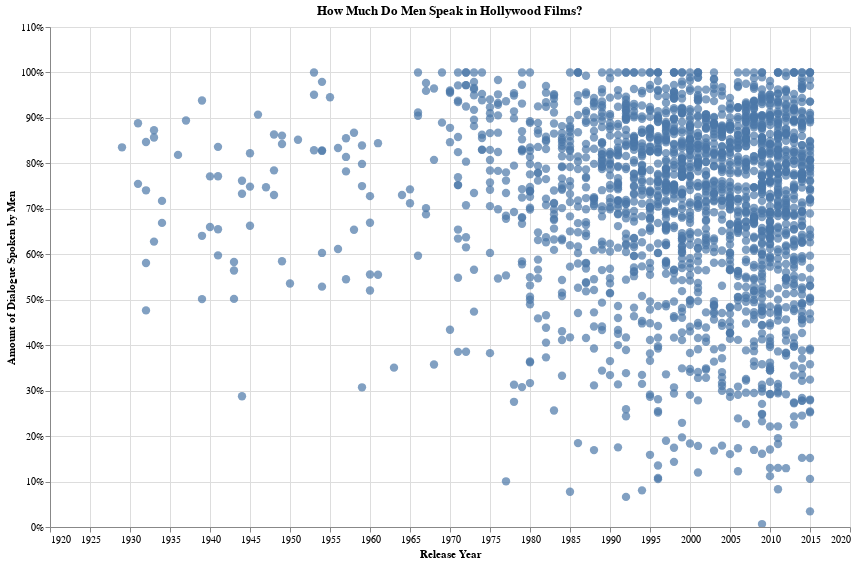

This figure's notebook cell:
### Markdown cell above
## Let's make an interactive visualization of our data

we're going to follow the same steps as above: specifying a chart class, the type of mark, the encoding, and the properties.

But we're also going to add two new steps:

- We're going to specify a `tooltip`, which will create a tooltip to disply additional information about our datapoints when we hover over it.
- We're going to call `interactive` to specify that we want our visualization to be interactive.

Altair has built interactivity fields

Altair ALSO has a function to save your chart (see below)

### Code cell
alt.Chart(men_dialogue_df, title='How Much Do Men Speak in Hollywood Films?').mark_circle(size=70).encode(
   alt.X('year:Q', axis=alt.Axis(format='', title='Release Year'),
        scale=alt.Scale(domain=(1920, 2020))
    ),
    alt.Y('proportion_of_dialogue', axis=alt.Axis(format='%', title='Amount of Dialogue Spoken by Men')),
    tooltip=['title', 'year', alt.Tooltip('proportion_of_dialogue:Q', format='.1%')]
).interactive().properties(width=800, height=500)

### Figure 1 — Vega-Lite specification as saved in the notebook (floating-point values rounded to 4 significant figures; data arrays with more than 128 entries replaced by an {"elided": "..."} marker saying what was removed)
{"config": {"view": {"continuousWidth": 400, "continuousHeight": 300}}, "data": {"name": "data-c8b633a47ef6929919197004198cd2d5"}, "mark": {"type": "circle", "size": 70}, "encoding": {"tooltip": [{"type": "nominal", "field": "title"}, {"type": "quantitative", "field": "year"}, {"type": "quantitative", "field": "proportion_of_dialogue", "format": ".1%"}], "x": {"type": "quantitative", "axis": {"format": "", "title": "Release Year"}, "field": "year", "scale": {"domain": [1920, 2020]}}, "y": {"type": "quantitative", "axis": {"format": "%", "title": "Amount of Dialogue Spoken by Men"}, "field": "proportion_of_dialogue"}}, "height": 500, "selection": {"selector001": {"type": "interval", "bind": "scales", "encodings": ["x", "y"]}}, "title": "How Much Do Men Speak in Hollywood Films?", "width": 800, "$schema": "https://vega.github.io/schema/vega-lite/v4.8.1.json", "datasets": {"data-c8b633a47ef6929919197004198cd2d5": {"elided": "1998 records"}}}
